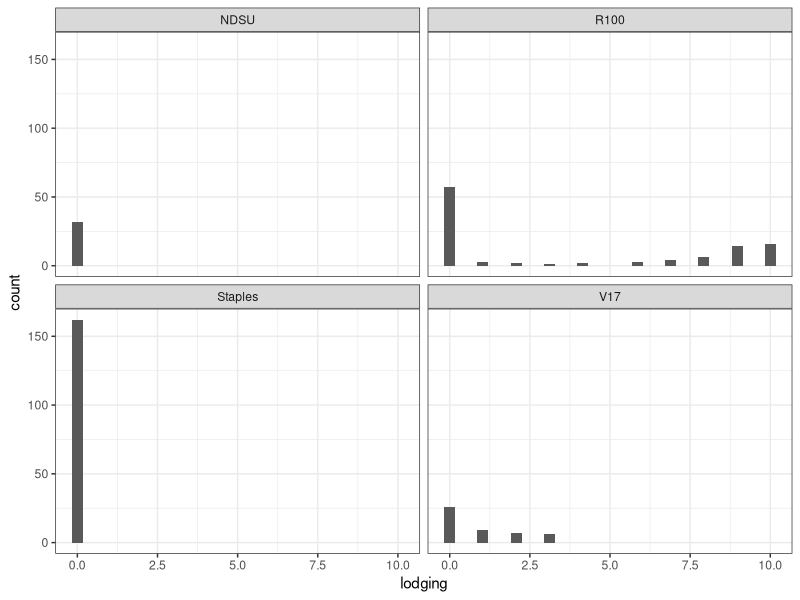
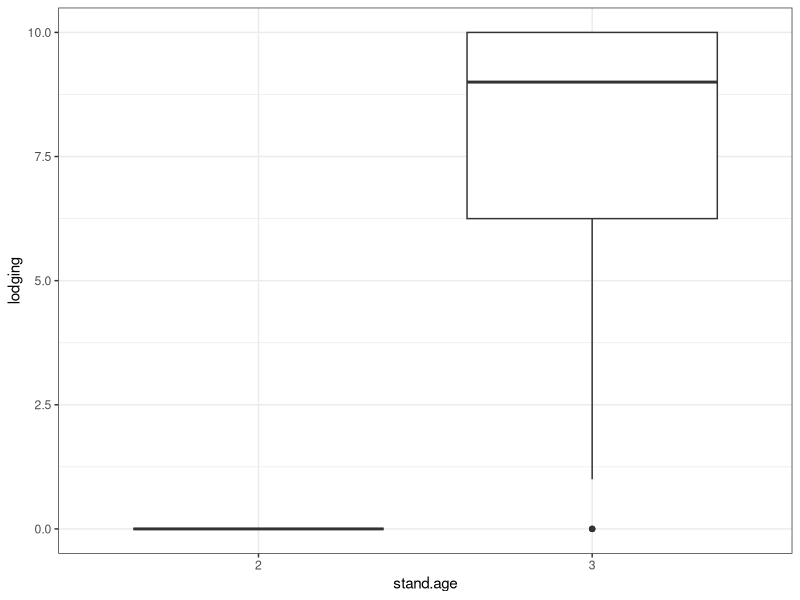
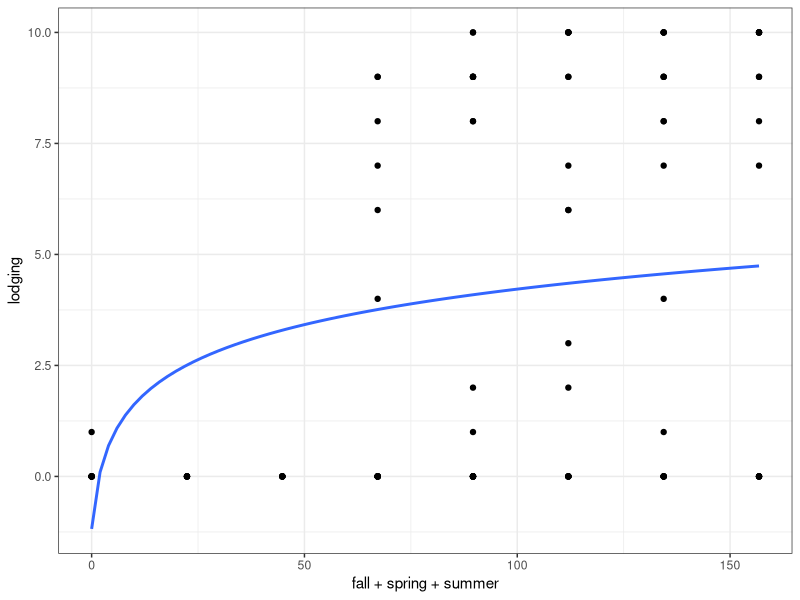
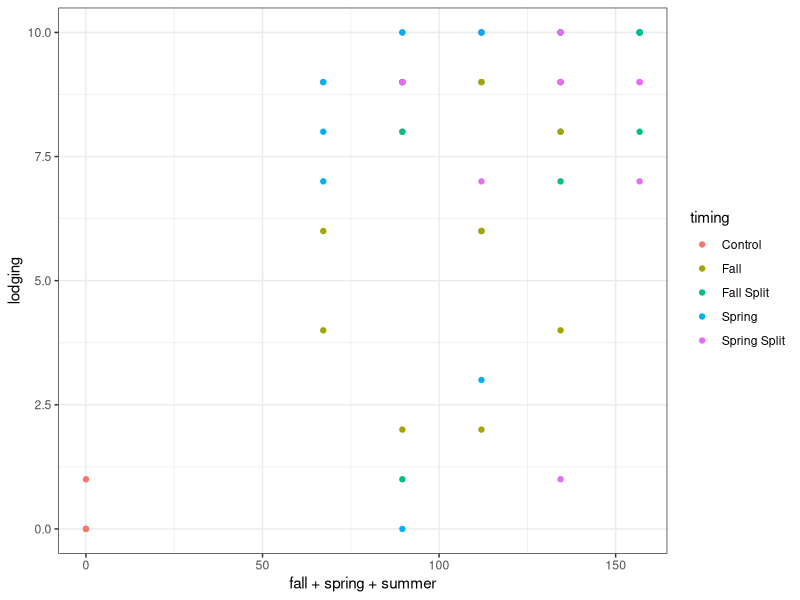
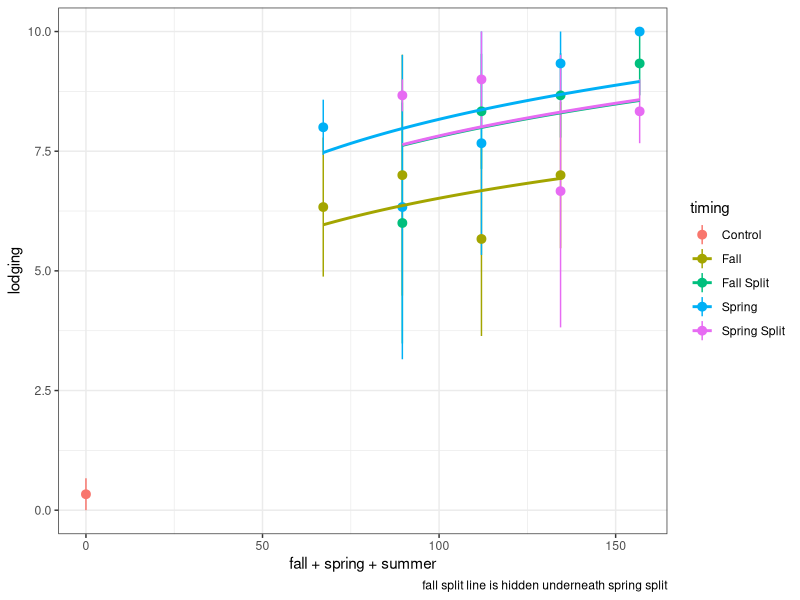
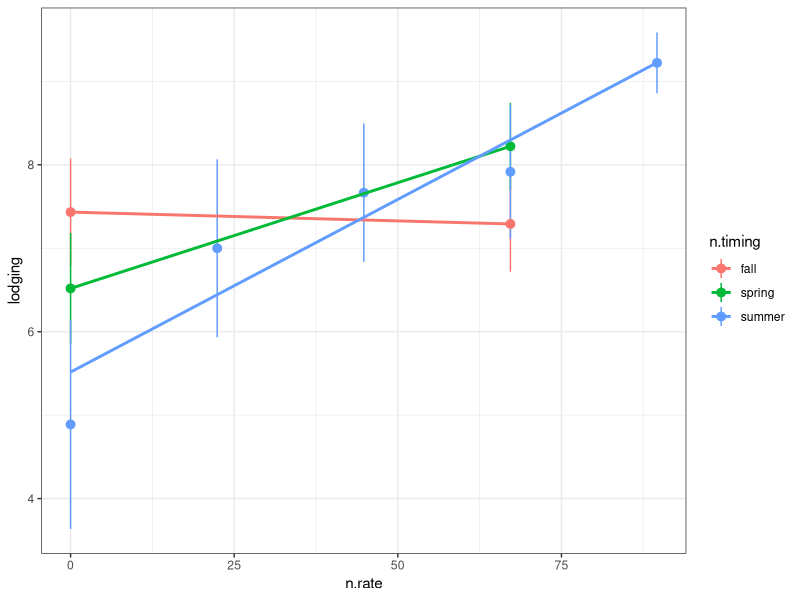
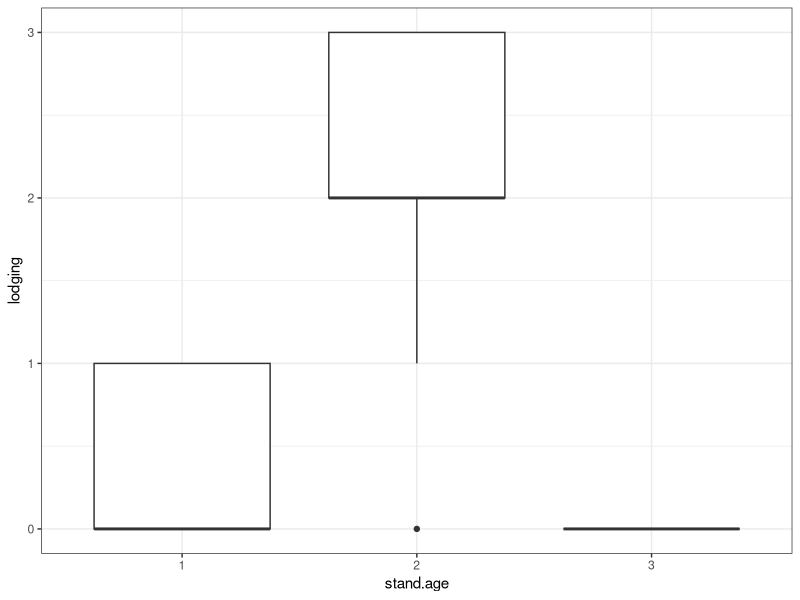
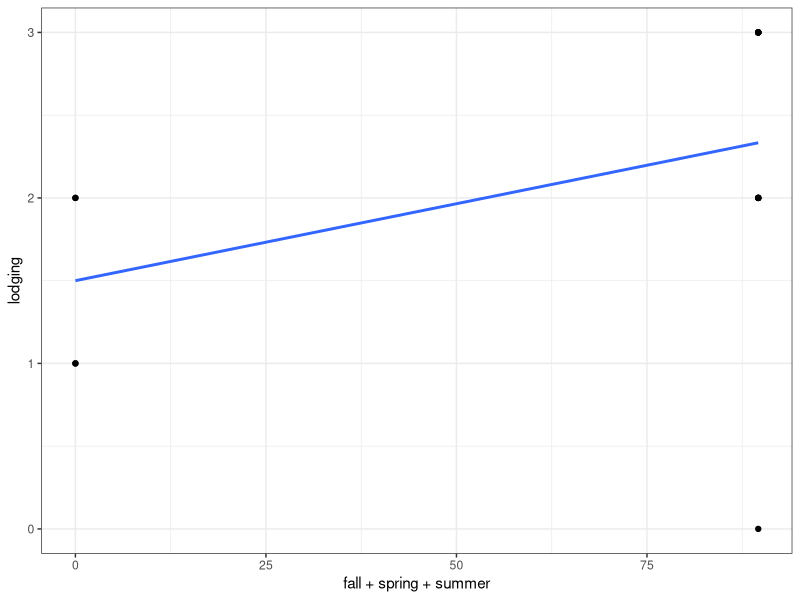

Source code (R) for these figures, in order:
## ---- chunk 1
library(dplyr)
library(tidyverse)
library(multcomp)
library(emmeans)
library(lme4)
library(car)
theme_set(theme_bw())

read.csv(
  "data_nrate-all.csv"
) %>% 
  as_tibble() %>% 
  mutate(stand.age = ordered(stand.age)) %>% 
  mutate(
    across(
      c(block,location, id),
      factor
    )
  ) %>% 
  mutate(timing = gsub("[0-9]","",treatment),
         timing = str_to_title(timing),  
          timing = str_trim(timing)) %>%
  mutate(timing = fct_recode(timing,
                             "Fall-Spring Split" = "Split")) %>% 
  mutate(n.total = fall+spring+summer) %>%
  # we assume no lodging unless noted
  mutate(lodging = replace_na(lodging,0)) %>% 
  # averaging across height data for now to make things easier
  mutate(height = (height_1+height_2+height_3+height_4+height_5)/5,
         .after=height_5) %>% 
  dplyr::select(-c(height_1,height_2,height_3,height_4,height_5)) -> dat

## ---- chunk 2
dat %>% 
  slice(1:6) %>% 
  knitr::kable(
    caption = "first 5 lines of dataset"
  )

read.csv(
  "metadata_nrate-all.csv"
) %>% 
  knitr::kable(
    capation= "metadata"
  )
## ---- chunk 3
read.csv(
  "field_activities.csv"
) %>% 
  knitr::kable(
    caption = "Dates of key field activities"
  )
## ---- chunk 4
dat %>% 
  ggplot(aes(lodging)) +
  stat_bin() + 
  facet_wrap(~location)
## ---- chunk 5
dat %>% 
  filter(location == "R100") %>% 
  ggplot(aes(stand.age,lodging)) +
  geom_boxplot()
## ---- chunk 6
dat %>% 
  filter(location == "R100") %>% 
  ggplot(aes(fall+spring+summer,lodging)) +
  geom_point() +
  stat_smooth(
    method = "lm",
    formula = y~log(x+1),
    se=F
  )
## ---- chunk 7
dat %>% 
  filter(location == "R100" & stand.age =="3") %>% 
  ggplot(aes(fall+spring+summer,lodging, col = timing)) +
  geom_point()
## ---- chunk 8
dat %>% 
  filter(location == "R100" & stand.age =="3") %>% 
  ggplot(aes(fall+spring+summer,lodging, col = timing)) +
  stat_summary() +
  stat_smooth(
    se=F,
    method = "lm",
    formula = y~log(x+1)+0
  ) +
  labs(
    caption = "fall split line is hidden underneath spring split"
  )
## ---- chunk 9
dat %>% 
  filter(location == "R100" &
           stand.age == "3") %>% 
  pivot_longer(
    cols = c(fall,spring,summer),
    values_to = "n.rate",
    names_to = "n.timing"
  ) %>% 
  # glimpse() #lodging is now repeated 3 times
  ggplot(aes(x=n.rate,lodging,
             group = n.timing,
             col = n.timing)) +
  stat_summary() +
  stat_smooth(
    se=F,
    method = "lm"
  )
## ---- chunk 10
dat %>% 
  filter(location == "R100" & stand.age =="3") %>% 
  lm(
    formula = lodging~log(n.total+1)*timing+0,.
  )  %>% 
  anova()
## ---- chunk 11

dat %>% 
  filter(location == "R100" & stand.age =="3") %>% 
  lm(
    formula = lodging~timing,.
  )  %>% 
  # anova() %>% 
  emmeans::emmeans(~timing) %>% 
  cld()
## ---- chunk 12
dat %>% 
  filter(location == "V17") %>% 
  ggplot(aes(stand.age,lodging)) +
  geom_boxplot()
## ---- chunk 13
dat %>% 
  filter(location == "V17" & stand.age == "2") %>% 
  ggplot(aes(fall+spring+summer,lodging)) +
  geom_point() +
  stat_smooth(
    method = "lm",
    se=F
  )
## ---- chunk 14
dat %>% 
  filter(location == "V17" & stand.age == "2") %>% 
  ggplot(aes(fall+spring+summer,lodging, col = timing)) +
  geom_point()
## ---- chunk 15
dat %>% 
  filter(location == "R100" & stand.age =="3") %>% 
  ggplot(aes(fall+spring+summer,height)) +
  geom_point() +
  geom_smooth(
    se=F,
    method = "lm",
    formula = y~poly(x,2)
  )
## ---- chunk 16
dat %>% 
  filter(location == "R100" & stand.age =="3") %>% 
  lm(
    height~n.total+timing,.
  ) %>% 
  anova()

## ---- chunk 17
dat %>% 
  filter(location == "R100" & stand.age =="3") %>% 
  ggplot(aes(fall+spring+summer,height, col = timing)) +
  geom_point()

## ---- chunk 18

dat %>% 
  filter(location == "R100" & stand.age =="3") %>%
  dplyr::select(lodging,height) %>% 
  cor(method = "pearson") 
## ---- chunk 19
dat %>% 
  ggplot(aes(height)) +
  stat_bin() +
  facet_wrap(~location)
## ---- chunk 20
dat %>% 
  filter(location != "R100") %>% 
  # View()
  lm(height~n.total,.) %>% 
  anova()
## ---- chunk 21
dat %>% 
  # Removing R100 plots in third year because lodging was so high
  filter(location != "R100" | stand.age != "3") %>% 
  filter(stand.age=="3") %>% 
  ggplot(aes(yield.cum)) +
  stat_bin()
## ---- chunk 22
dat %>% 
  filter(location != "R100" | stand.age != "3") %>% 
  filter(stand.age=="3") %>% 
  ggplot(aes(cumn,yield.cum)) +
  geom_point() +
  geom_smooth(
    se=F,
    method = "lm",
    formula = y~y
  ) +
  geom_smooth(
    se=F,
    method = "lm",
    formula = y~poly(x,2),
    linetype=3
  ) 

dat %>% 
  filter(location != "R100" | stand.age != "3") %>% 
  filter(stand.age=="3") %>% 
  lm(
    yield.cum ~ poly(cumn,2),.
  ) %>% 
  AIC()

dat %>% 
  filter(location != "R100" | stand.age != "3") %>% 
  filter(stand.age=="3") %>% 
  lm(
    yield.cum ~ poly(cumn,1),.
  ) %>% 
  AIC()
# quadratic is better than linear for fitting the data
## ---- chunk 23
dat %>% 
  filter(location != "R100" | stand.age != "3") %>% 
  filter(stand.age=="3") %>% 
  filter(timing == "Control" |
           timing == "Fall" |
           timing == "Spring") %>% 
  lm(
    yield.cum ~ poly(cumn,2)*location*timing,.
  ) %>% 
  anova()
## ---- chunk 24
dat %>% 
  filter(location != "R100" | stand.age != "3") %>% 
  filter(stand.age=="3") %>% 
  filter(timing == "Control" |
           timing == "Fall" |
           timing == "Spring") %>% 
  lmer(
    yield.cum ~ poly(cumn,2)*location*timing+(1|block),.
  ) %>% 
  # summary()
  # AIC()
  car::Anova()
## ---- chunk 25
dat %>% 
  filter(location != "R100" | stand.age != "3") %>% 
  filter(stand.age=="3") %>% 
  filter(timing == "Control" |
           timing == "Fall" |
           timing == "Spring") %>% 
  ggplot(aes(cumn/3,yield.cum/3,
             col=location)) +
  geom_point() +
  geom_smooth(
    # aes(col=location),
    se=F,
    method="lm",
    formula = y~y)
